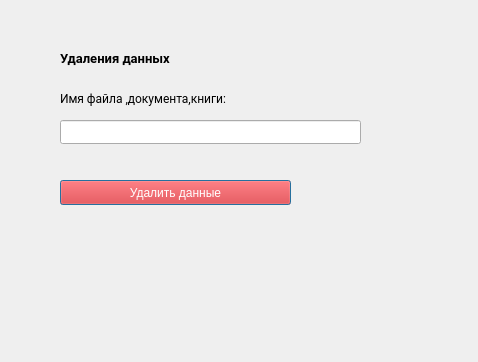
<?xml version="1.0" encoding="UTF-8"?>
<ui version="4.0">
 <class>dialog_delete</class>
 <widget class="QDialog" name="dialog_delete">
  <property name="geometry">
   <rect>
    <x>0</x>
    <y>0</y>
    <width>478</width>
    <height>362</height>
   </rect>
  </property>
  <property name="windowTitle">
   <string>Dialog</string>
  </property>
  <widget class="QLabel" name="label">
   <property name="geometry">
    <rect>
     <x>60</x>
     <y>50</y>
     <width>181</width>
     <height>16</height>
    </rect>
   </property>
   <property name="font">
    <font>
     <family>Roboto</family>
     <pointsize>10</pointsize>
     <weight>75</weight>
     <bold>true</bold>
    </font>
   </property>
   <property name="text">
    <string>Удаления данных</string>
   </property>
  </widget>
  <widget class="QLineEdit" name="lineEdit">
   <property name="geometry">
    <rect>
     <x>60</x>
     <y>120</y>
     <width>301</width>
     <height>24</height>
    </rect>
   </property>
  </widget>
  <widget class="QLabel" name="label_2">
   <property name="geometry">
    <rect>
     <x>60</x>
     <y>90</y>
     <width>211</width>
     <height>16</height>
    </rect>
   </property>
   <property name="font">
    <font>
     <family>Roboto</family>
    </font>
   </property>
   <property name="text">
    <string>Имя файла ,документа,книги:</string>
   </property>
  </widget>
  <widget class="QPushButton" name="pushButton">
   <property name="geometry">
    <rect>
     <x>60</x>
     <y>180</y>
     <width>231</width>
     <height>25</height>
    </rect>
   </property>
   <property name="styleSheet">
    <string notr="true">font-family: 'Roboto';
color:white;
background-color:red;</string>
   </property>
   <property name="text">
    <string>Удалить данные</string>
   </property>
  </widget>
 </widget>
 <resources/>
 <connections/>
</ui>
